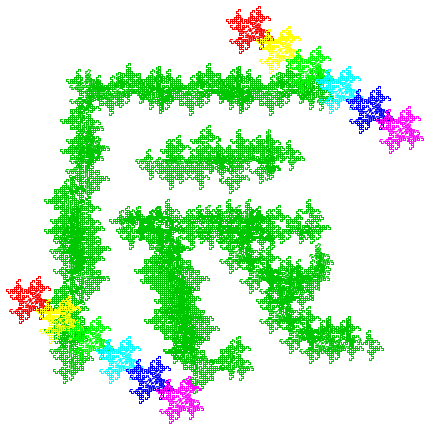
Frame 1 (no input)
Frame 60 (the mouse pressed at the canvas centre just before this capture): identical to frame 1, image omitted
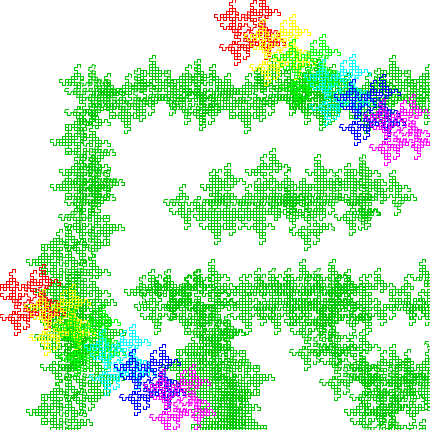
Frame 120 (the mouse held since frame 60 and released just before this capture)

The Processing sketch that drew these frames (run headless with seeded random() and noise(); from frame 60 on, the mouse is pressed at the canvas centre):

// Processing sketch: processing_48814
// ── processing_48814.pde

int lng = 2;

int x = 80;
int y = 80;

void setup() {
  size(430, 430);

  background(255);

  smooth();
}

void draw() {
  colorMode(RGB, 255, 255, 255);

  background(255);

  stroke(0, 200, 0);

  phase14(x, y, x+lng, y);

  phase18(x, y+lng*50, x+lng, y+lng*30);

  phase26(x+lng*30, y+lng*40, x+lng*40, y+lng*40);

  phase31(x-lng*40, y+lng*75, x-lng*40, y+lng*75);

  phase36(x+lng*40, y+lng*80, x+lng*40, y+lng*80);

  phase45(x+lng*100, y+lng*100, x+lng*100, y+lng*100);

  flowers();
}

//38きれい！！！！！！！！

//*************************************************1**

void phase1(int x1, int y1, int x2, int y2) {
  line(x1, y1, x2, y2);
}

void phase2(int x1, int y1, int x2, int y2) {
  phase1(x1, y1, x2, y2);

  pushMatrix();
  translate(x1, y1);
  rotate(PI/2);
  phase1(0, 0, lng, 0);
  popMatrix();
}

void phase3(int x1, int y1, int x2, int y2) {
  phase2(x1, y1, x2, y2);

  pushMatrix();
  translate(x1+lng, y2+lng);
  rotate(PI/2);
  phase2(0, 0, lng, 0);
  popMatrix();
}

void phase4(int x1, int y1, int x2, int y2) {
  phase3(x1, y1, x2, y2);

  pushMatrix();
  translate(x1+lng*3, y2+lng);
  rotate(PI/2);
  phase3(0, 0, lng, 0);
  popMatrix();
}

void phase5(int x1, int y1, int x2, int y2) {
  phase4(x1, y1, x2, y2);

  pushMatrix();
  translate(x1+lng*5, y2-lng);
  rotate(PI/2);
  phase4(0, 0, lng, 0);
  popMatrix();
}


void phase6(int x1, int y1, int x2, int y2) {
  phase5(x1, y1, x2, y2);

  pushMatrix();
  translate(x1+lng*5, y2-lng*5);
  rotate(PI/2);
  phase5(0, 0, lng, 0);
  popMatrix();
}


void phase7(int x1, int y1, int x2, int y2) {
  phase6(x1, y1, x2, y2);

  pushMatrix();
  translate(x1+lng*5, y2-lng*3);
  rotate(PI/2);
  phase6(0, 0, lng, 0);
  popMatrix();
}

void phase8(int x1, int y1, int x2, int y2) {
  //stroke(0);
  phase7(x1, y1, x2, y2);

  //stroke(255,0,0);
  pushMatrix();
  translate(x1+lng*7, y2);
  rotate(PI/2);
  phase7(0, 0, lng, 0);
  popMatrix();
}


void phase9(int x1, int y1, int x2, int y2) {
  //stroke(0);
  phase8(x1, y1, x2, y2);

  //stroke(255,0,0);
  pushMatrix();
  translate(x1+lng*5, y2+lng*5);
  rotate(PI/2);
  phase8(0, 0, lng, 0);
  popMatrix();
}

//この辺からあきらめ＼(^o^)／

void phase10(int x1, int y1, int x2, int y2) {
  //stroke(0);
  phase9(x1, y1, x2, y2);

  //stroke(255,0,0);
  pushMatrix();
  translate(x1+lng*10, y2);
  rotate(PI/2);
  phase9(0, 0, lng, 0);
  popMatrix();
}

void phase11(int x1, int y1, int x2, int y2) {
  //stroke(0);
  phase10(x1, y1, x2, y2);

  //stroke(255,0,0);
  pushMatrix();
  translate(x1+lng*20, y2+lng*3);
  rotate(PI/2);
  phase10(0, 0, lng, 0);
  popMatrix();
}

void phase12(int x1, int y1, int x2, int y2) {
  //stroke(0);
  phase11(x1, y1, x2, y2);

  //stroke(255,0,0);
  pushMatrix();
  translate(x1+lng*40, y2+lng*10);
  rotate(PI);
  phase11(0, 0, lng, 0);
  popMatrix();
}

void phase13(int x1, int y1, int x2, int y2) {
  //stroke(0);
  phase12(x1, y1, x2, y2);

  //stroke(255,0,0);
  pushMatrix();
  translate(x1+lng*80, y2+lng*10);
  rotate(PI);
  phase12(0, 0, lng, 0);
  popMatrix();
}

void phase14(int x1, int y1, int x2, int y2) {
  //stroke(0);
  phase13(x1, y1, x2, y2);

  //stroke(255,0,0);
  pushMatrix();
  translate(x1+lng*120, y2+lng*10);
  rotate(PI);
  phase13(0, 0, lng, 0);
  popMatrix();
}

//*************************************************2**

void phase15(int x1, int y1, int x2, int y2) {
  //stroke(0);
  phase10(x1, y1, x2, y2);

  //stroke(255,0,0);
  pushMatrix();
  translate(x1+lng*5, y2-lng*5);
  rotate(PI);
  phase10(0, 0, lng, 0);
  popMatrix();
}

void phase16(int x1, int y1, int x2, int y2) {
  //stroke(0);
  phase15(x1, y1, x2, y2);

  //stroke(255,0,0);
  pushMatrix();
  translate(x1+lng*5, y2+lng*10);
  rotate(PI);
  phase15(0, 0, lng, 0);
  popMatrix();
}

void phase17(int x1, int y1, int x2, int y2) {
  //stroke(0);
  phase16(x1, y1, x2, y2);

  //stroke(255,0,0);
  pushMatrix();
  translate(x1-lng*3, y2+lng*50);
  rotate(PI);
  phase16(0, 0, lng, 0);
  popMatrix();
}

void phase18(int x1, int y1, int x2, int y2) {
  //stroke(0);
  phase17(x1, y1, x2, y2);

  //stroke(255,0,0);
  pushMatrix();
  translate(x1-lng*3, y2+lng*100);
  rotate(PI);
  phase17(0, 0, lng, 0);
  popMatrix();
}

//*****************************************

void phase19(int x1, int y1, int x2, int y2) {
  //stroke(0);
  phase8(x1, y1, x2, y2);

  //stroke(255,0,0);
  pushMatrix();
  translate(x1+lng*10, y2+lng*5);
  rotate(PI/2);
  phase8(0, 0, lng, 0);
  popMatrix();
}

void phase20(int x1, int y1, int x2, int y2) {
  //stroke(0);
  phase19(x1, y1, x2, y2);

  //stroke(255,0,0);
  pushMatrix();
  translate(x1+lng*5, y2);
  rotate(PI/2);
  phase19(0, 0, lng, 0);
  popMatrix();
}

void phase21(int x1, int y1, int x2, int y2) {
  //stroke(0);
  phase20(x1, y1, x2, y2);

  //stroke(255,0,0);
  pushMatrix();
  translate(x1+lng*15, y2+lng*5);
  rotate(PI/2);
  phase20(0, 0, lng, 0);
  popMatrix();
}

void phase22(int x1, int y1, int x2, int y2) {
  //stroke(0);
  phase21(x1, y1, x2, y2);

  //stroke(255,0,0);
  pushMatrix();
  translate(x1+lng*30, y2);
  rotate(PI/2);
  phase21(0, 0, lng, 0);
  popMatrix();
}

void phase23(int x1, int y1, int x2, int y2) {
  //stroke(0);
  phase21(x1, y1, x2, y2);

  //stroke(255,0,0);
  pushMatrix();
  translate(x1+lng*30, y2);
  rotate(PI/2);
  phase21(0, 0, lng, 0);
  popMatrix();
}

void phase24(int x1, int y1, int x2, int y2) {
  //stroke(0);
  phase21(x1, y1, x2, y2);

  //stroke(255,0,0);
  pushMatrix();
  translate(x1+lng*30, y2);
  rotate(PI/2);
  phase21(0, 0, lng, 0);
  popMatrix();
}

void phase25(int x1, int y1, int x2, int y2) {
  //stroke(0);
  phase24(x1, y1, x2, y2);

  //stroke(255,0,0);
  pushMatrix();
  translate(x1+lng*60, y2+lng*10);
  rotate(PI);
  phase24(0, 0, lng, 0);
  popMatrix();
}

void phase26(int x1, int y1, int x2, int y2) {
  //stroke(0);
  //phase25(x1, y1, x2, y2);

  //stroke(255,0,0);
  pushMatrix();
  translate(x1+lng*70, y2+lng*5);
  rotate(PI);
  phase25(0, 0, lng, 0);
  popMatrix();
}

//***********************************************

void phase27(int x1, int y1, int x2, int y2) {
  //stroke(0);
  //phase25(x1, y1, x2, y2);

  //stroke(255,0,0);
  pushMatrix();
  translate(x1+lng*70, y2+lng*5);
  rotate(PI);
  phase9(0, 0, lng, 0);
  popMatrix();
}

void phase28(int x1, int y1, int x2, int y2) {
  //stroke(0);
  phase27(x1, y1, x2, y2);

  //stroke(255,0,0);
  pushMatrix();
  translate(x1+lng*65, y2-lng*70);
  rotate(PI/2);
  phase27(0, 0, lng, 0);
  popMatrix();
}

void phase29(int x1, int y1, int x2, int y2) {
  //stroke(0);
  phase28(x1, y1, x2, y2);

  //stroke(255,0,0);
  pushMatrix();
  translate(x1+lng*80, y2-lng*70);
  rotate(PI/2);
  phase28(0, 0, lng, 0);
  popMatrix();
}

void phase30(int x1, int y1, int x2, int y2) {
  //stroke(0);
  phase29(x1, y1, x2, y2);

  //stroke(255,0,0);
  pushMatrix();
  translate(x1+lng*180, y2-lng*5);
  rotate(PI);
  phase29(0, 0, lng, 0);
  popMatrix();
}

void phase31(int x1, int y1, int x2, int y2) {
  //stroke(0);
  phase30(x1, y1, x2, y2);

  //stroke(255,0,0);
  pushMatrix();
  translate(x1+lng*220, y2-lng*5);
  rotate(PI);
  phase30(0, 0, lng, 0);
  popMatrix();
}

//**************************************************

void phase32(int x1, int y1, int x2, int y2) {
  //stroke(0);
  phase10(x1, y1, x2, y2);

  //stroke(255,0,0);
  pushMatrix();
  translate(x1, y2);
  rotate(PI);
  phase10(0, 0, lng, 0);
  popMatrix();
}

void phase33(int x1, int y1, int x2, int y2) {
  //stroke(0);
  phase32(x1, y1, x2, y2);

  //stroke(255,0,0);
  pushMatrix();
  translate(x1+lng*10, y2+lng*15);
  rotate(PI);
  phase32(0, 0, lng, 0);
  popMatrix();
}

void phase34(int x1, int y1, int x2, int y2) {
  //stroke(0);
  phase33(x1, y1, x2, y2);

  //stroke(255,0,0);
  pushMatrix();
  translate(x1+lng*15, y2+lng*40);
  rotate(PI);
  phase33(0, 0, lng, 0);
  popMatrix();
}

void phase35(int x1, int y1, int x2, int y2) {
  //stroke(0);
  phase34(x1, y1, x2, y2);

  //stroke(255,0,0);
  pushMatrix();
  translate(x1+lng*17, y2+lng*60);
  rotate(PI);
  phase34(0, 0, lng, 0);
  popMatrix();
}

void phase36(int x1, int y1, int x2, int y2) {
  //stroke(0);
  phase35(x1, y1, x2, y2);

  //stroke(255,0,0);
  pushMatrix();
  translate(x1+lng*40, y2+lng*65);
  rotate(PI);
  phase10(0, 0, lng, 0);
  popMatrix();
}

void phase37(int x1, int y1, int x2, int y2) {
  //stroke(0);
  phase8(x1, y1, x2, y2);

  //stroke(255,0,0);
  pushMatrix();
  translate(x1, y2);
  rotate(PI);
  phase8(0, 0, lng, 0);
  popMatrix();
}

void phase38(int x1, int y1, int x2, int y2) {
  //stroke(0);
  phase37(x1, y1, x2, y2);

  //stroke(255,0,0);
  pushMatrix();
  translate(x1, y2);
  rotate(PI/2);
  phase37(0, 0, lng, 0);
  popMatrix();
}

void phase39(int x1, int y1, int x2, int y2) {
  //stroke(0);
  phase38(x1, y1, x2, y2);

  //stroke(255,0,0);
  pushMatrix();
  translate(x1-lng*10, y2-lng*5);
  rotate(PI/2);
  phase38(0, 0, lng, 0);
  popMatrix();
}

void phase40(int x1, int y1, int x2, int y2) {
  //stroke(0);
  phase39(x1, y1, x2, y2);

  //stroke(255,0,0);
  pushMatrix();
  translate(x1-lng*20, y2-lng*15);
  rotate(PI/2);
  phase39(0, 0, lng, 0);
  popMatrix();
}

void phase41(int x1, int y1, int x2, int y2) {
  //stroke(0);
  phase40(x1, y1, x2, y2);

  //stroke(255,0,0);
  pushMatrix();
  translate(x1+lng*20, y2+lng*30);
  rotate(0);
  phase40(0, 0, lng, 0);
  popMatrix();
}

void phase42(int x1, int y1, int x2, int y2) {
  //stroke(0);
  phase41(x1, y1, x2, y2);

  //stroke(255,0,0);
  pushMatrix();
  translate(x1+lng*30, y2+lng*30);
  rotate(PI/2);
  phase38(0, 0, lng, 0);
  popMatrix();
}

void phase43(int x1, int y1, int x2, int y2) {
  //stroke(0);
  phase42(x1, y1, x2, y2);

  //stroke(255,0,0);
  pushMatrix();
  translate(x1+lng*40, y2+lng*30);
  rotate(PI);
  phase37(0, 0, lng, 0);
  popMatrix();
}

void phase44(int x1, int y1, int x2, int y2) {
  //stroke(0);
  phase43(x1, y1, x2, y2);

  //stroke(255,0,0);
  pushMatrix();
  translate(x1+lng*20, y2-lng*5);
  rotate(PI/2);
  phase10(0, 0, lng, 0);
  popMatrix();
}

void phase45(int x1, int y1, int x2, int y2) {
  //stroke(0);
  phase44(x1, y1, x2, y2);

  //stroke(255,0,0);
  pushMatrix();
  translate(x1+lng*15, y2-lng*13);
  rotate(0);
  phase9(0, 0, lng, 0);
  popMatrix();
}

void flowers() {
  colorMode(HSB, 360, 100, 100);

  for (int i = 0; i < 6;i++) {
    stroke(60*i, 100, 100);
    phase38(250+i*30, 30+i*20, 250+i*30, 30+i*20);
    phase38(30+i*30, 300+i*20, 30+i*30, 300+i*20);
  }
}

void mousePressed() {
  lng++;
}

void keyPressed() {
  lng = 2;
}
